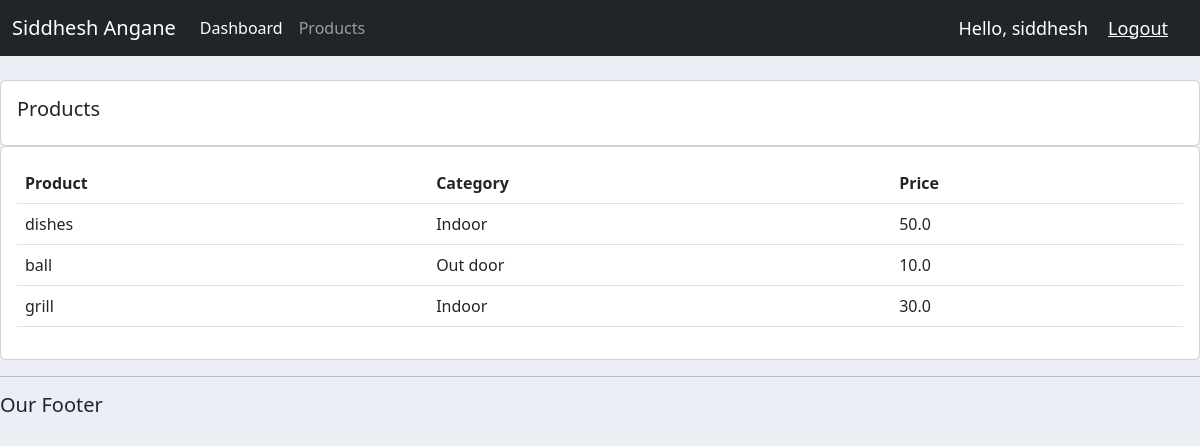
Screenshot of /products/ (signed in) with the database file from the repository.
### accounts/models.py (models this page shows, shortened)
class Product(models.Model):
    CATEGORY = (
        ("Indoor", "Indoor"),
        ("Out door", "Out door"),
    )
    name = models.CharField(max_length=200, null=True)
    price = models.FloatField(null=True)
    category= models.CharField(max_length=200, null=True, choices=CATEGORY)
    description = models.CharField(max_length=200, null=True, blank=True)
    date_created= models.DateTimeField(auto_now_add=True, null=True)
    tags = models.ManyToManyField(Tag)

### accounts/decorators.py (the view)
        def wrapper_func(request, *args, **kwargs):
            group = None
            if request.user.groups.exists():
                group = request.user.groups.all()[0].name
            if group in allowed_roles:
                return view_func(request, *args, **kwargs)
            else:
                return HttpResponse("You are not authorized to view this page")

### accounts/views.py (called while the page is built)
@login_required(login_url='login_page')
@allowed_users(allowed_roles=['admin'])
def products(request):
    products = Product.objects.all()
    return render(request, 'accounts/products.html',{'products': products})

### accounts/templates/accounts/products.html
{% extends 'accounts/main.html' %} {% block content %}
<br />
<div class="row">
    <div class="col-md">
        <div class="card card-body">
            <h5>Products</h5>
        </div>
        <div class="card card-body">
            <table class="table">
                <tr>
                    <th>Product</th>
                    <th>Category</th>
                    <th>Price</th>
                </tr>
                {% for product in products %}
                <tr>
                    <td>{{product.name}}</td>
                    <td>{{product.category}}</td>
                    <td>{{product.price}}</td>
                </tr>
                {% endfor %}
            </table>
        </div>
    </div>
</div>
{% endblock %}

### accounts/templates/accounts/navbar.html (shortened to what this page needs)
<nav class="navbar navbar-expand-lg bg-body-tertiary navbar-dark bg-dark">
    <div class="container-fluid">
      <a class="navbar-brand" href="#">Siddhesh Angane</a>
      <div class="collapse navbar-collapse" id="navbarNav">
        <ul class="navbar-nav">
          {% if request.user.is_staff %}
          <li class="nav-item">
            <a class="nav-link active" aria-current="page" href="#">Dashboard</a>
          </li>
          <li class="nav-item">
            <a class="nav-link" href="#">Products</a>
          </li>
          {% else %}
          <li class="nav-item">
            <a class="nav-link" href="#">Settings</a>
          </li>
          {% endif %}
        </ul>
      </div>
      <span class="hello-msg">Hello, {{request.user}}</span>
      <span><a  class="hello-msg" href="{% url 'logout_user' %}">Logout</a></span>
    </div>
  </nav>

### static/css/main.css (style rules this page uses)
body { background-color: #ebeff5; }

### accounts/templates/accounts/navbar.html (style rules this page uses)
.hello-msg { font-size: 18px; color: #fff; margin-right: 20px; }

### rows the page displays
Product: name "dishes", category "Indoor", price "50.0"
Product: name "ball", category "Out door", price "10.0"
Product: name "grill", category "Indoor", price "30.0"

### other values shown
{{ request.user }} "siddhesh"
